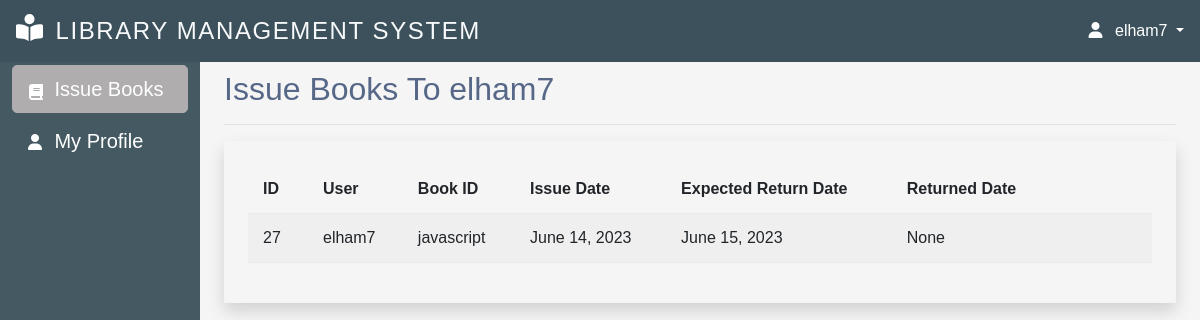
Page /view-issue-to-student/ (signed in) on the earlier database version.
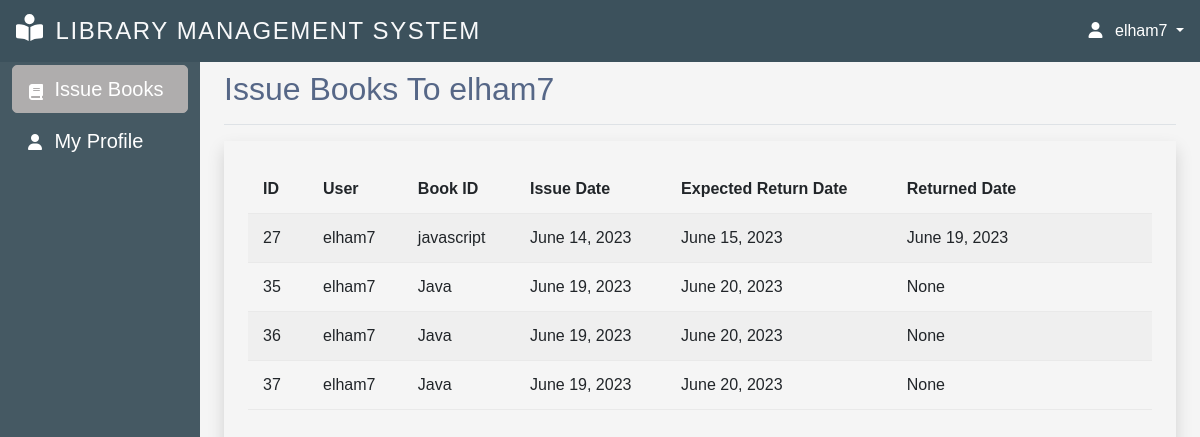
Same page on the later database version.
### myapp/models.py (models this page shows)
class IssueBook(models.Model):
    user_id = models.ForeignKey(User, on_delete=models.CASCADE)
    book_id = models.ForeignKey(Books, on_delete=models.CASCADE)
    issue_date = models.DateField(auto_now_add=True)
    expected_return_date = models.DateField()
    returned_date = models.DateField(default=None, null=True, blank=True)
    quantity_issued = models.IntegerField(default=1)

class Books(models.Model):
    title = models.CharField(max_length=20)
    description = models.TextField(max_length=100)
    author = models.CharField(max_length=20, null=True, blank=True)
    available_quantity = models.IntegerField(default=0)
    cover_photo = models.ImageField(
        upload_to='images/', null=True, blank=True,  default='images/default.jpg')
    issue_date = models.DateField(auto_now_add=True)
    def __str__(self):
        return self.title
    class Meta:
        ordering = ['issue_date']

### myapp/views.py (the view)
# urls.py: path('view-issue-to-student/', views.issuebook_to_student, name="view-issue-to-student"),
def issuebook_to_student(request):
    issuebook = IssueBook.objects.filter(user_id=request.user.id)
    context = {'issuebook':issuebook}
    return render(request, 'issue_book_to_student.html', context)

### myapp/templates/issue_book_to_student.html
{% extends 'main.html' %}
{% block title %}Issue Books To {{request.user}}{% endblock title %}
{% block content %}
<div class="p-4 shadow">
	<table class="table table-striped table-hover">
		<thead>
			<tr>
				<th>ID</th>
                <th>User</th>
				<th>Book ID</th>
				<th>Issue Date</th>
				<th>Expected Return Date</th>
				<th>Returned Date</th>
        <th></th>
			</tr>
		</thead>
		<tbody>
			{% for book in issuebook %}
			<tr>
				<td>{{book.id}}</td>
				<td>{{book.user_id}}</td>
				<td>{{book.book_id}}</td>
				<td>{{book.issue_date}}</td>
				<td>{{book.expected_return_date}}</td>
				<td>{{book.returned_date}}</td>
        <td></td>
			</tr>
			{% endfor %}
		</tbody>
	</table>
</div>
{% endblock %}

### templates/main.html (shortened to what this page needs)
<!DOCTYPE html>
{% load static %}
<html lang="en">
<head>
    <link rel="stylesheet" href="https://cdnjs.cloudflare.com/ajax/libs/font-awesome/6.4.0/css/all.min.css">
    <link rel="stylesheet" href="https://cdn.jsdelivr.net/npm/bootstrap@5.2.3/dist/css/bootstrap.min.css ">
    <link rel="stylesheet" href="{% static '/css/main.css' %}">
    <link rel="stylesheet" href="{% static '/css/style.css' %}">
</head>
<body>
    {% include 'navbar.html' %}
    <div class="container-fluid">
      <div class="row">
        {% include 'offcanvas.html' %}
        <main role="main" class="col-md-9 ml-sm-auto col-lg-10 px-4 main-div ">
          <div class="d-flex justify-content-between flex-wrap flex-md-nowrap align-items-center pb-2 mb-3 border-bottom">
            <h1 class="h2">
              {% block title %}{% endblock title %}
            </h1>
          </div>
          <div>
            {% block content %}
            {% endblock content %}
          </div>
        </main>
      </div>
    </div>
  </body>
</html>

### templates/navbar.html (shortened to what this page needs)
<nav class="navbar navbar-expand-lg backgroundcolor fixed-top px-3 py-2 justify-content-between">
  <a class="navbar-brand" href="{% url 'admin-page' %}">
    <span class="ms-2 text-light">LIBRARY MANAGEMENT SYSTEM</span>
  </a>
  <div class="dropdown">
    <a class="dropdown-toggle user-menu-item" data-bs-toggle="dropdown" aria-expanded="false">
      <i class="fa-solid fa-user me-2"></i>
      {{request.user}}
    </a>
  </div>
</nav>

### templates/offcanvas.html (shortened to what this page needs)
<nav class="col-md-2 d-none d-md-block sidebar">
  <div class="sidebar-sticky">
    <ul class="nav flex-column">
      {% if not request.user.is_staff %}
        <li class="nav-item">
          <a class="nav-link {% if request.get_full_path == '/view-issue-to-student/' %}active{% endif %}" href="{% url 'view-issue-to-student' %}">
            <span class="font-12">Issue Books</span>
          </a>
        </li>
        <li class="nav-item">
          <a class="nav-link {% if request.get_full_path == '/profile/' %}active{% endif %}" href="{% url 'user-profile' %}">
            <i class="fa-solid fa-user me-2"></i>
            <span class="font-12">My Profile</span>
          </a>
        </li>
      {% endif %}
    </ul>
  </div>
</nav>

### static/css/main.css (style rules this page uses)
body { color: #566787; background: #f5f5f5; font-family: 'Varela Round', sans-serif; }
table.table tr th, table.table tr td { border-color: #e9e9e9; padding: 12px 15px; vertical-align: middle; }
table.table tr th:first-child { width: 60px; }
table.table tr th:last-child { width: 100px; }
table.table-striped tbody tr:nth-of-type(odd) { background-color: #fcfcfc; }
body { overflow-y:scroll; }
.navbar-icon { margin-top: -15px !important; font-size: 27px !important; }

### static/css/style.css (style rules this page uses)
:root { --offconvas-width: 270px; --topNavbarHeight: 56px; }
.backgroundcolor { background-color: #3c515c; }
@media screen and (min-width: 1200px) { .ms-2 { font-size: 1.5rem !important; letter-spacing: 0.1rem; } }
@media (min-width : 920px) { .navbar-brand { font-size: 0.9rem !important; } }
@media (min-width : 390px) { .navbar-brand { font-size: 1rem !important ; } }
.sidebar { height:100vh; background-color:#455963; }
.main-div { padding-top:70px; }
.sidebar-sticky { padding-top:60px; }
.sidebar-sticky svg { padding-right:7px; }
.sidebar-sticky ul li a { color:#fff; }
.sidebar-sticky ul li { margin-top:5px; }
.sidebar-sticky ul li a { border-radius:5px; }
.sidebar-sticky ul li a.active { border:1px solid #afadad; border-radius:5px; background-color:#afadad; color:#fff; }
.user-menu-item { color:#fff; text-decoration:none; cursor: pointer; }
.font-12 { font-size: 20px; }

### templates/navbar.html (style rules this page uses)
svg { fill:#ffffff }

### templates/offcanvas.html (style rules this page uses)
svg { fill:#ffffff }

Differences in the rows shown:
changed IssueBook "June 14, 2023": returned_date "None" → "June 19, 2023"
added IssueBook: id "35", user_id "elham7", book_id "Java", issue_date "June 19, 2023", expected_return_date "June 20, 2023", returned_date "None"
added IssueBook: id "36", user_id "elham7", book_id "Java", issue_date "June 19, 2023", expected_return_date "June 20, 2023", returned_date "None"
added IssueBook: id "37", user_id "elham7", book_id "Java", issue_date "June 19, 2023", expected_return_date "June 20, 2023", returned_date "None"
